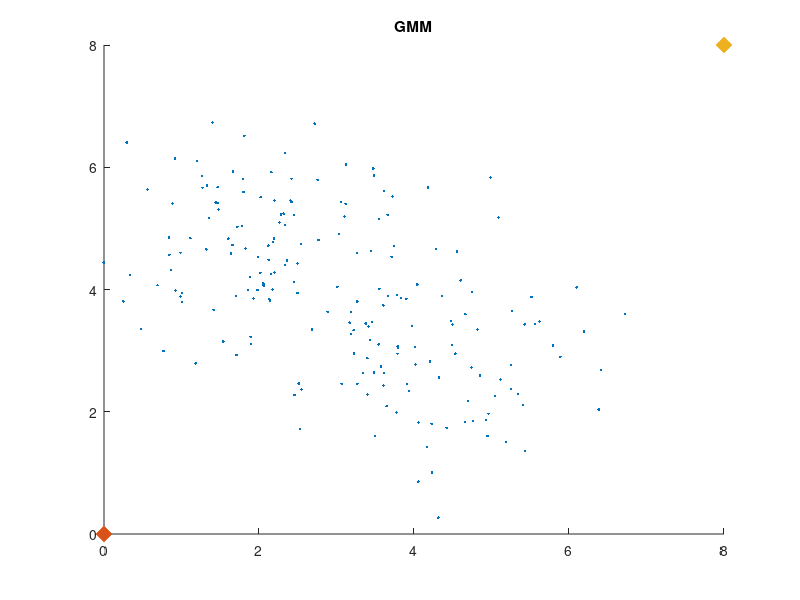
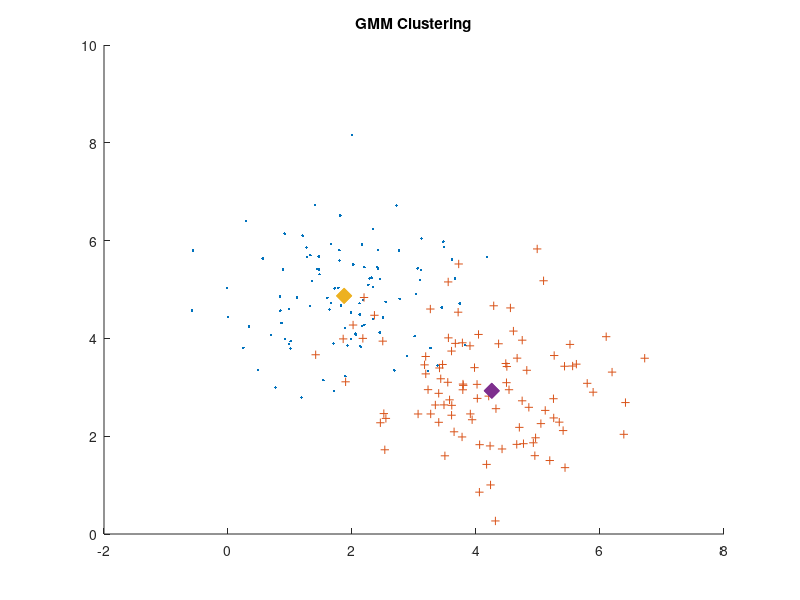

The MATLAB script that drew these images, in order: (Note: this script raises an error after producing the figures.)
%Gaussian Mixture Model
clear all; clc;
X = mvnrnd([2 5], [1 1], 100); %OG data
Y = mvnrnd([4 3], [1 1], 100);

Z = vertcat(X,Y);
Z1 = Z(:,1);
Z2 = Z(:,2);


mux = [0 0];
muy = [8 8];
stdx = [1 1];
stdy = [1 1];


H = 10;

hold on
plot(Z(:,1),Z(:,2),'.'); %plot
title('GMM');
plot(mux(:,1),mux(:,2),'x','linewidth',8); %plot
plot(muy(:,1),muy(:,2),'x','linewidth',8);
axis([0 8 0 8]);
hold off

while(H > 1)
classx = [];
classy = [];
for i = 1:length(Z)
    
    Px11 = normpdf(Z1(i),mux(:,1),stdx(:,1)); %Calculate likelyhood for each feature, for each class
    Px12 = normpdf(Z2(i),mux(:,2),stdx(:,2));
    Px21 = normpdf(Z1(i),muy(:,1),stdy(:,1));
    Px22 = normpdf(Z2(i),muy(:,2),stdy(:,2));
    
    probx1 = Px11 * Px12; %Since we assume independence, the total probability is the union between both features
    probx2 = Px21 * Px22;
    
    if(probx1 > probx2)     %Keep track of what each test point was classified as

        classx = [classx;Z(i,1) Z(i,2)];    %Add points to matrix to graph
    
    elseif(probx1 < probx2)

        classy = [classy;Z(i,1) Z(i,2)];
        
    end
    

    
end

mux = mean(classx);
muy = mean(classy);
stdx = std(classx);
stdy = std(classy);
H = H -1 ;

end

figure
hold on
plot(X(:,1),X(:,2),'.'); %plot
plot(Y(:,1),Y(:,2),'+');

title('GMM Clustering');

plot(mux(:,1),mux(:,2),'x','linewidth',8); %plot

plot(muy(:,1),muy(:,2),'x','linewidth',8);

circle2(mux(1),mux(2),stdx(1)*.5,stdx(2)*.5);
circle2(muy(1),muy(2),stdy(1)*.5,stdy(2)*.5);

circle2(mux(1),mux(2),stdx(1),stdx(2));
circle2(muy(1),muy(2),stdy(1),stdy(2));

circle2(mux(1),mux(2),stdx(1)*2,stdx(2)*2);
circle2(muy(1),muy(2),stdy(1)*2,stdy(2)*2);

axis([0 8 0 8]);
hold off

function h = circle2(x,y,rx,ry)
dx = rx*2;
dy = ry*2;
px = x-rx;
py = y-ry;
h = rectangle('Position',[px py dx dy],'Curvature',[1,1]);
end
